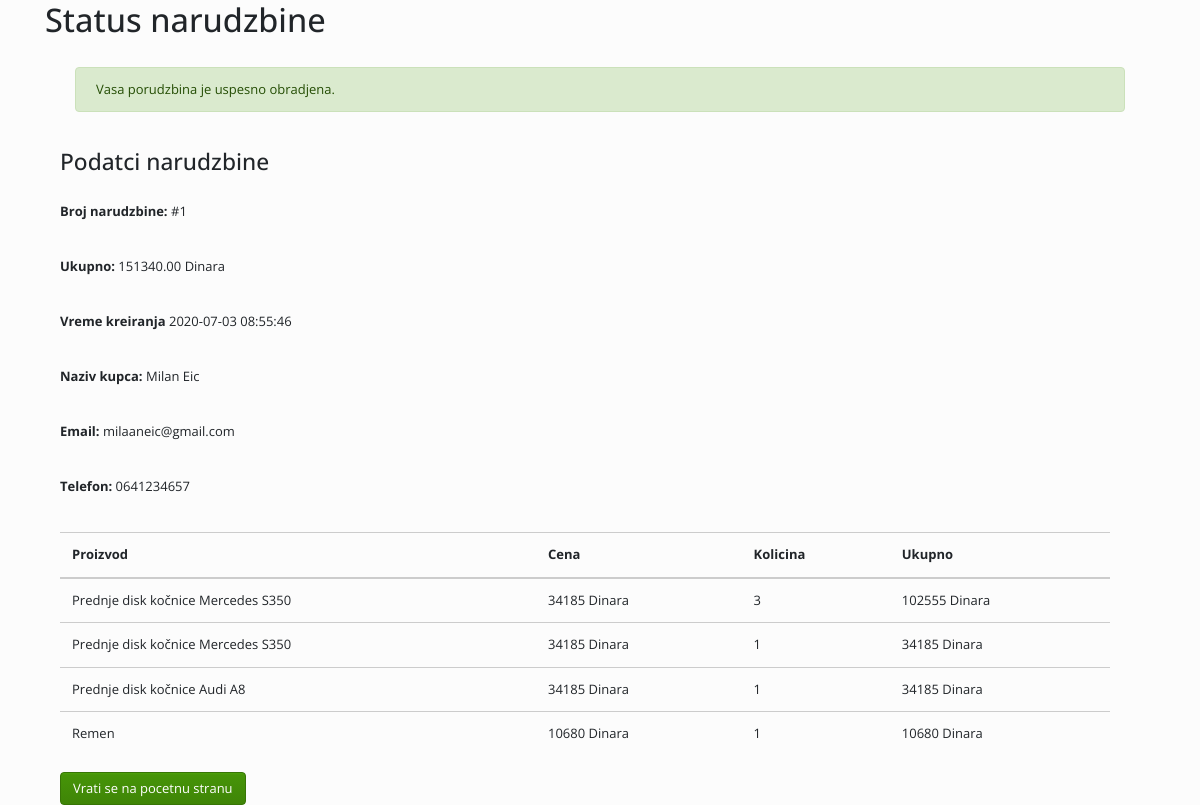
The app's page /portal/orderSuccess.php?id=1 with its own data.
### tables this page shows
CREATE TABLE `orders` (
  `id` int(11) NOT NULL,
  `customer_id` int(11) NOT NULL,
  `grand_total` float(10,2) NOT NULL,
  `created` datetime NOT NULL,
  `status` enum('Pending','Completed','Cancelled') NOT NULL
);

CREATE TABLE `customers` (
  `id` int(11) NOT NULL,
  `first_name` varchar(255) NOT NULL,
  `last_name` varchar(255) NOT NULL,
  `email` varchar(255) NOT NULL,
  `phone` varchar(255) NOT NULL,
  `address` varchar(255) NOT NULL,
  `created` datetime NOT NULL,
  `modified` datetime NOT NULL,
  `status` enum('1','0') NOT NULL
);

CREATE TABLE `order_items` (
  `id` int(11) NOT NULL,
  `order_id` int(11) NOT NULL,
  `product_id` int(11) NOT NULL,
  `quantity` int(5) NOT NULL
);

CREATE TABLE `delovi` (
  `id` int(11) NOT NULL,
  `proizvodjac` varchar(255) NOT NULL,
  `naziv` varchar(255) NOT NULL,
  `opis` text NOT NULL,
  `slika` varchar(255) NOT NULL,
  `cena` decimal(10,0) NOT NULL,
  `cenaPDV` decimal(10,0) NOT NULL,
  `idKategorija` int(11) NOT NULL,
  `idMarka` int(11) DEFAULT NULL
);

### portal/orderSuccess.php (the view, shortened to what this page needs)
<?php
require_once 'php/dbConfig.php';
$result = $db->query("SELECT r.*, c.first_name, c.last_name, c.email, c.phone FROM orders as r LEFT JOIN customers as c ON c.id = r.customer_id WHERE r.id = ".$_REQUEST['id']);
if($result->num_rows > 0){
    $orderInfo = $result->fetch_assoc();
}else{
    header("Location: index.php");
}
?>
<!DOCTYPE html>
<html lang="en">
<head>
<link href="css/bootstrap.min.css" rel="stylesheet">
</head>
<body>
<div class="container">
    <h1>Status narudzbine</h1><br>
    <div class="col-12">
        <?php if(!empty($orderInfo)){ ?>
            <div class="col-md-12">
                <div class="alert alert-success">Vasa porudzbina je uspesno obradjena.</div>
            </div>
            <br>
            <div class="row">
                <div class="col-md-12 text-left">
                <h3>Podatci narudzbine</h3><br>
                <p><b>Broj narudzbine:</b> #<?php echo $orderInfo['id']; ?></p><br>
                <p><b>Ukupno:</b> <?php echo $orderInfo['grand_total'].' Dinara'; ?></p><br>
                <p><b>Vreme kreiranja</b> <?php echo $orderInfo['created']; ?></p><br>
                <p><b>Naziv kupca:</b> <?php echo $orderInfo['first_name'].' '.$orderInfo['last_name']; ?></p><br>
                <p><b>Email:</b> <?php echo $orderInfo['email']; ?></p><br>
                <p><b>Telefon:</b> <?php echo $orderInfo['phone']; ?></p><br>
                </div>
            </div>
            <div class="row col-lg-12">
                <table class="table table-hover">
                    <thead>
                        <tr>
                            <th>Proizvod</th>
                            <th>Cena</th>
                            <th>Kolicina</th>
                            <th>Ukupno</th>
                        </tr>
                    </thead>
                    <tbody>
                        <?php
                        $result = $db->query("SELECT i.*, d.naziv, d.cenaPDV FROM order_items as i LEFT JOIN delovi as d ON d.id = i.product_id WHERE i.order_id = ".$orderInfo['id']);
                        if($result->num_rows > 0){
                            while($item = $result->fetch_assoc()){
                                $price = $item["cenaPDV"];
                                $quantity = $item["quantity"];
                                $sub_total = ($price*$quantity);
                        ?>
                        <tr>
                            <td><?php echo $item["naziv"]; ?></td>
                            <td><?php echo $price.' Dinara'; ?></td>
                            <td><?php echo $quantity; ?></td>
                            <td><?php echo $sub_total.' Dinara'; ?></td>
                        </tr>
                        <?php }
                        } ?>
                    </tbody>
                </table>
                <a href="index.php" class="btn btn-success">Vrati se na pocetnu stranu</a>
            </div>
        <?php } else{ ?>
        <div class="col-md-12">
            <div class="alert alert-danger">Vasa narudzbina nije uspela.</div>
        </div>
        <?php } ?>
    </div>
</div>
</body>
</html>

### records on screen
orders: id "1", grand_total "151340.00", created "2020-07-03 08:55:46", customer.first_name "Milan", customer.last_name "Eic", customer.email "milaaneic@gmail.com", customer.phone "0641234657"
order_items: product.naziv "Prednje disk kočnice Mercedes S350", product.cenaPDV "34185", quantity "3", sub_total "102555"
order_items: product.naziv "Prednje disk kočnice Mercedes S350", product.cenaPDV "34185", quantity "1"
order_items: product.naziv "Prednje disk kočnice Audi A8", product.cenaPDV "34185", quantity "1"
order_items: product.naziv "Remen", product.cenaPDV "10680", quantity "1"
